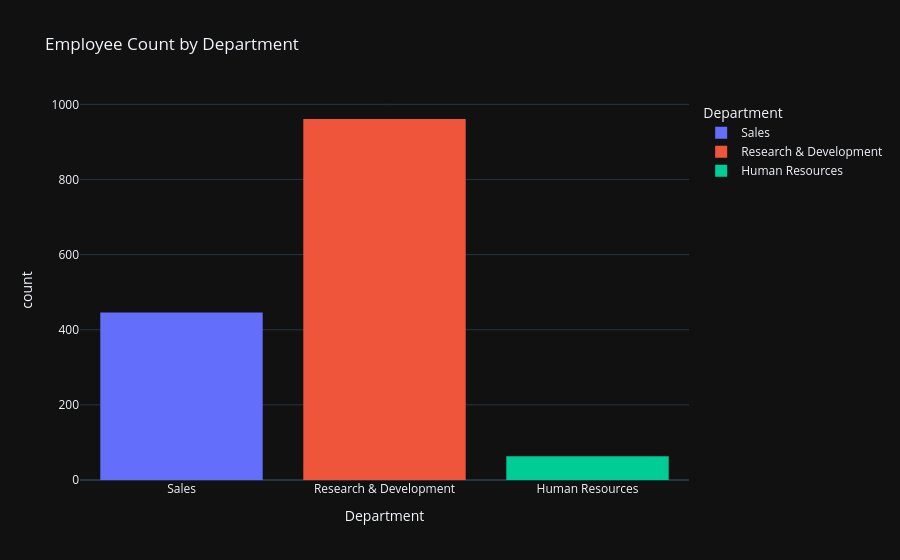

Write notebook code for a chart like this one.
### Code cell
# Create a bar chart counting employees by 'Department', coloring the bars by Department, using the dark theme
fig_dept = px.histogram(df_cleaned, x='Department', title='Employee Count by Department', color='Department', template='plotly_dark')
fig_dept.show()

### Figure 1 — Plotly figure (JSON) as saved in the notebook; plotly's stock layout.template omitted (floating-point values rounded to 4 significant figures; data arrays with more than 128 entries replaced by an {"elided": "..."} marker saying what was removed)
{"data": [{"bingroup": "x", "hovertemplate": "Department=%{x}<br>count=%{y}<extra></extra>", "legendgroup": "Sales", "marker": {"color": "#636efa", "pattern": {"shape": ""}}, "name": "Sales", "orientation": "v", "showlegend": true, "type": "histogram", "x": {"elided": "446 str values"}, "xaxis": "x", "yaxis": "y"}, {"bingroup": "x", "hovertemplate": "Department=%{x}<br>count=%{y}<extra></extra>", "legendgroup": "Research & Development", "marker": {"color": "#EF553B", "pattern": {"shape": ""}}, "name": "Research & Development", "orientation": "v", "showlegend": true, "type": "histogram", "x": {"elided": "961 str values"}, "xaxis": "x", "yaxis": "y"}, {"bingroup": "x", "hovertemplate": "Department=%{x}<br>count=%{y}<extra></extra>", "legendgroup": "Human Resources", "marker": {"color": "#00cc96", "pattern": {"shape": ""}}, "name": "Human Resources", "orientation": "v", "showlegend": true, "type": "histogram", "x": ["Human Resources", "Human Resources", "Human Resources", "Human Resources", "Human Resources", "Human Resources", "Human Resources", "Human Resources", "Human Resources", "Human Resources", "Human Resources", "Human Resources", "Human Resources", "Human Resources", "Human Resources", "Human Resources", "Human Resources", "Human Resources", "Human Resources", "Human Resources", "Human Resources", "Human Resources", "Human Resources", "Human Resources", "Human Resources", "Human Resources", "Human Resources", "Human Resources", "Human Resources", "Human Resources", "Human Resources", "Human Resources", "Human Resources", "Human Resources", "Human Resources", "Human Resources", "Human Resources", "Human Resources", "Human Resources", "Human Resources", "Human Resources", "Human Resources", "Human Resources", "Human Resources", "Human Resources", "Human Resources", "Human Resources", "Human Resources", "Human Resources", "Human Resources", "Human Resources", "Human Resources", "Human Resources", "Human Resources", "Human Resources", "Human Resources", "Human Resources", "Human Resources", "Human Resources", "Human Resources", "Human Resources", "Human Resources", "Human Resources"], "xaxis": "x", "yaxis": "y"}], "layout": {"barmode": "relative", "legend": {"title": {"text": "Department"}, "tracegroupgap": 0}, "title": {"text": "Employee Count by Department"}, "xaxis": {"anchor": "y", "categoryarray": ["Sales", "Research & Development", "Human Resources"], "categoryorder": "array", "domain": [0, 1], "title": {"text": "Department"}}, "yaxis": {"anchor": "x", "domain": [0, 1], "title": {"text": "count"}}}}
